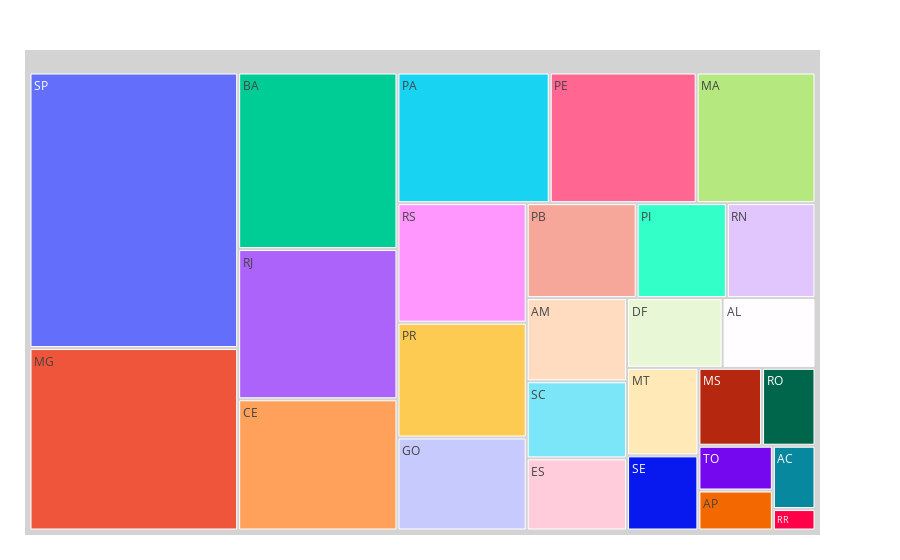

Here is the notebook cell this chart was saved with:
### Code cell
fig = px.treemap(data_frame = df_ufs, path = ['uf'], values = 'candidates')
fig.update_traces(root_color="lightgrey")
fig.update_layout(margin = dict(t=50, l=25, b=25))
fig.show()

### Figure 1 — Plotly figure (JSON) as saved in the notebook; plotly's stock layout.template omitted (floating-point values rounded to 4 significant figures)
{"data": [{"branchvalues": "total", "domain": {"x": [0, 1], "y": [0, 1]}, "hovertemplate": "labels=%{label}<br>candidates=%{value}<br>parent=%{parent}<br>id=%{id}<extra></extra>", "ids": ["AC", "AL", "AM", "AP", "BA", "CE", "DF", "ES", "GO", "MA", "MG", "MS", "MT", "PA", "PB", "PE", "PI", "PR", "RJ", "RN", "RO", "RR", "RS", "SC", "SE", "SP", "TO"], "labels": ["AC", "AL", "AM", "AP", "BA", "CE", "DF", "ES", "GO", "MA", "MG", "MS", "MT", "PA", "PB", "PE", "PI", "PR", "RJ", "RN", "RO", "RR", "RS", "SC", "SE", "SP", "TO"], "name": "", "parents": ["", "", "", "", "", "", "", "", "", "", "", "", "", "", "", "", "", "", "", "", "", "", "", "", "", "", ""], "root": {"color": "lightgrey"}, "type": "treemap", "values": [38229, 91707, 118087, 42140, 398095, 295870, 94352, 102435, 170147, 219673, 538896, 70157, 88349, 281518, 147780, 271727, 121181, 210080, 338710, 119179, 58885, 12947, 218763, 109515, 75895, 813772, 47181]}], "layout": {"legend": {"tracegroupgap": 0}, "margin": {"b": 25, "l": 25, "t": 50}}}
